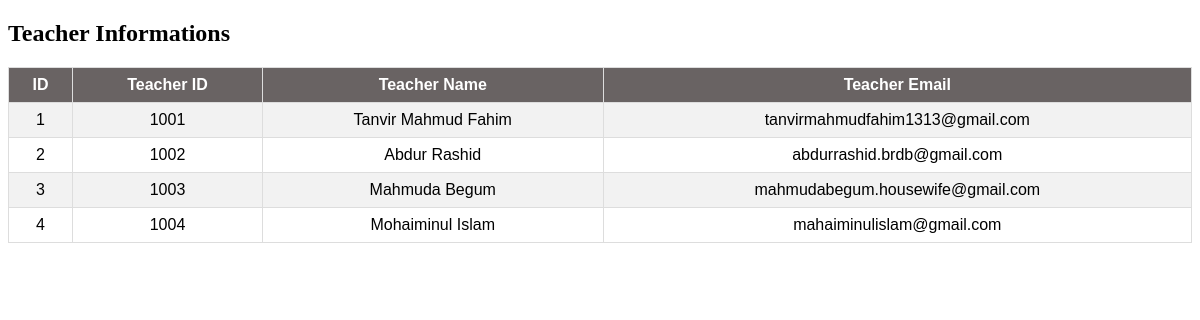
The page /about/teacher on the database its author committed.
### about/models.py (models this page shows)
class Teacher(models.Model):
    teacher_id = models.IntegerField()
    teacher_name = models.CharField(max_length=40)
    teacher_email = models.CharField(max_length=40)

### about/views.py (the view)
# urls.py: path('teacher', views.teacher_info, name='teachers'),
def teacher_info(request):
    teacher = Teacher.objects.all()
    dictonaries = {
        "teacher": teacher
    }
    return render(request, 'about/teacher.html', context=dictonaries)

### templates/about/teacher.html (shortened to what this page needs)
<!DOCTYPE html>
{% load static %}
<html lang="en">
<head>
    <link rel="stylesheet" href="{% static 'about/teachers.css'%}"/>
</head>
<body>
    {% if teacher %}
    <h2>Teacher Informations</h2>
    <table>
        <tr>
            <th>ID</th>
            <th>Teacher ID</th>
            <th>Teacher Name</th>
            <th>Teacher Email</th>
        </tr>
        {% for each in teacher %}
        <tr>
            <td>{{each.id}}</td>
            <td>{{each.teacher_id}}</td>
            <td>{{each.teacher_name}}</td>
            <td>{{each.teacher_email}}</td>
        </tr>
        {% endfor %}
    </table>
    {% else %}
    <h2>Empty Database</h2>
    {% endif %}
</body>
</html>

### static/about/teachers.css (style rules this page uses)
table { font-family: Arial, sans-serif; border-collapse: collapse; width: 100%; }
td, th { border: 1px solid #ddd; padding: 8px; text-align: center; }
th { background-color: #696363; text-align: center; color: white; }
tr:nth-child(even) { background-color: #f2f2f2; }

### rows shown on the page
Teacher: id "1", teacher_id "1001", teacher_name "Tanvir Mahmud Fahim", teacher_email "tanvirmahmudfahim1313@gmail.com"
Teacher: id "2", teacher_id "1002", teacher_name "Abdur Rashid", teacher_email "abdurrashid.brdb@gmail.com"
Teacher: id "3", teacher_id "1003", teacher_name "Mahmuda Begum", teacher_email "mahmudabegum.housewife@gmail.com"
Teacher: id "4", teacher_id "1004", teacher_name "Mohaiminul Islam", teacher_email "mahaiminulislam@gmail.com"
